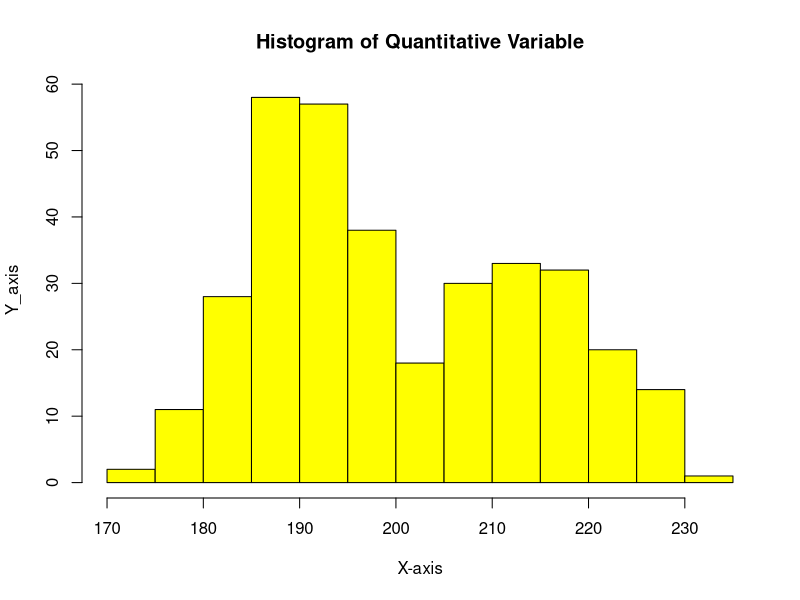
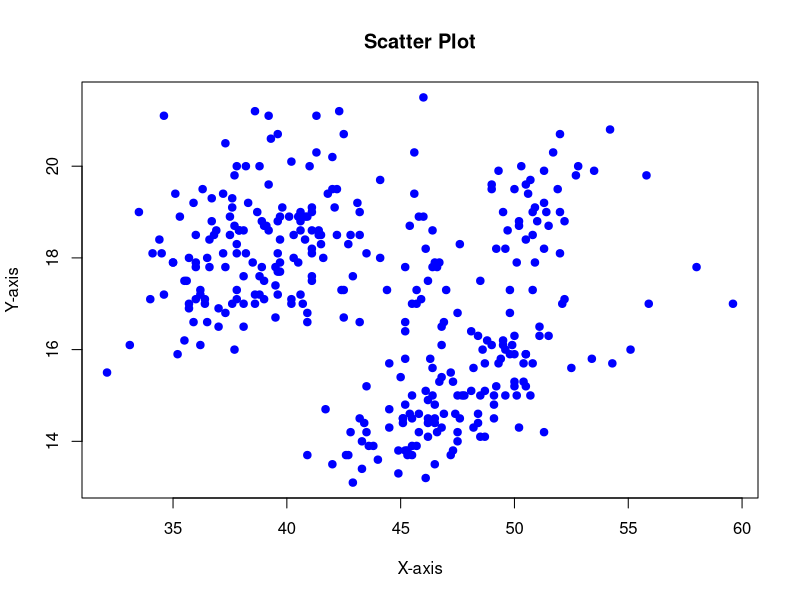

Recreate these plots in R, in order.
## ---- chunk 1
knitr::opts_chunk$set(echo = TRUE)
## ---- chunk 2
demotest<-read.csv("penguins_lter.excel.csv")
print(head(demotest))
## ---- chunk 3
demotest$Body.Mass..g.
## ---- chunk 4
table(demotest$Island)
## ---- chunk 5
sqrt(demotest$Sample.Number)
## ---- chunk 6
hist(demotest$Flipper.Length..mm., xlab = "X-axis", ylab = "Y_axis", main = "Histogram of Quantitative Variable", col = "yellow")
## ---- chunk 7
plot(demotest$Culmen.Length..mm., demotest$Culmen.Depth..mm., xlab = "X-axis", ylab = "Y-axis", main = "Scatter Plot", pch = 19, col="blue")
